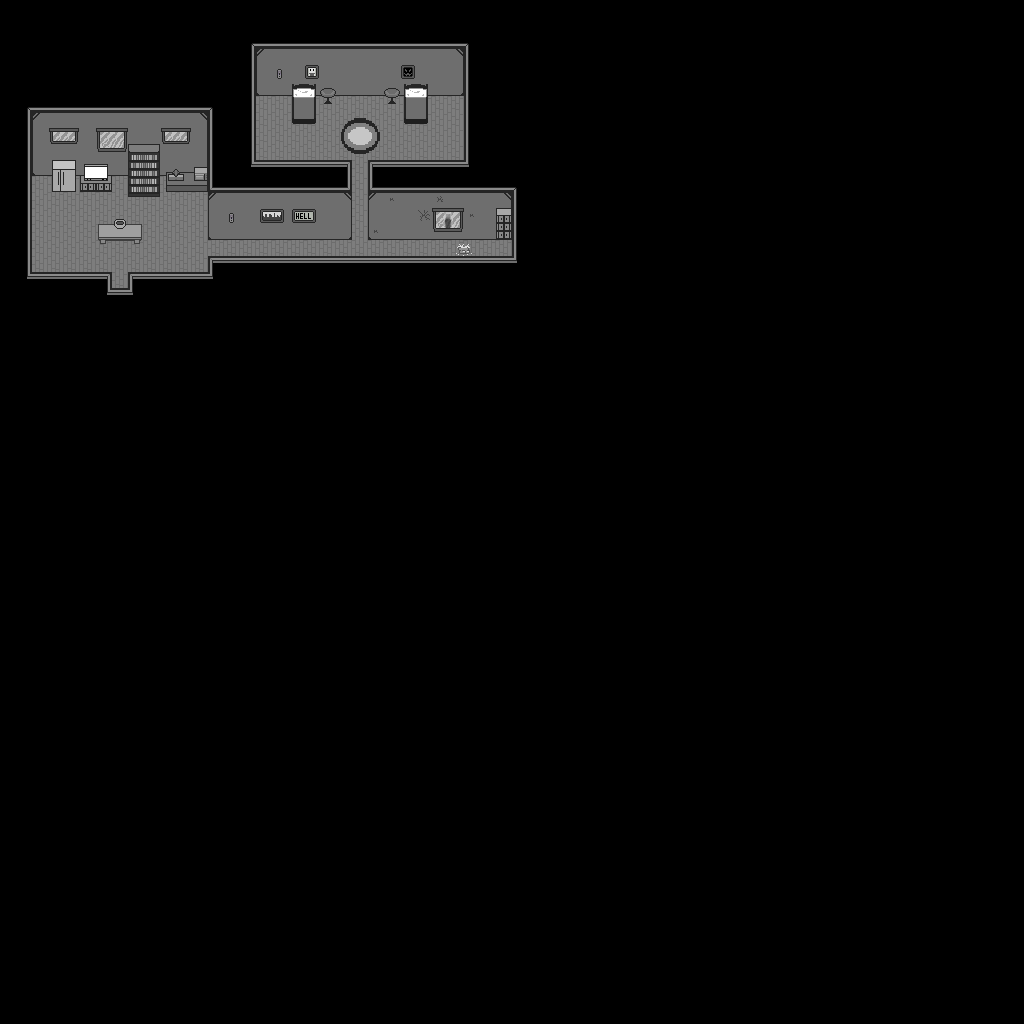

Rendered tile map (Tiled .tmx) drawn with the repository's tilesets; below, a short description and the map source with its tile grids summarised:
An orthogonal 64x64 tile map with 16x16 px tiles, 4 tile layers (bg, borders, objects, objects-up).

<map version="1.2" tiledversion="1.2.2" orientation="orthogonal" renderorder="right-down" width="64" height="64" tilewidth="16" tileheight="16" infinite="0" nextlayerid="5" nextobjectid="1">
 <tileset firstgid="1" name="tileset" tilewidth="16" tileheight="16" tilecount="256" columns="16">
  <image source="tileset.png" width="256" height="256" />
 </tileset>
 <layer id="2" name="bg" width="64" height="64">
  <data>[4096 cells, 280 non-empty, 10 distinct tile ids]</data>
 </layer>
 <layer id="1" name="borders" width="64" height="64">
  <data>[4096 cells, 128 non-empty, 12 distinct tile ids]</data>
 </layer>
 <layer id="3" name="objects" width="64" height="64">
  <data>[4096 cells, 83 non-empty, 70 distinct tile ids]</data>
 </layer>
 <layer id="4" name="objects-up" width="64" height="64">
  <data>[4096 cells, 2 non-empty, 2 distinct tile ids]</data>
 </layer>
</map>
